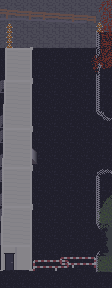

Below is a game level as drawn by its tile map, then a one-line description and the .tmx file that defines it, in full:
An orthogonal 7x18 tile map with 16x16 px tiles, 1 tile layer (Tile Layer 1) and 12 objects (1, 2, 3).

<map version="1.8" tiledversion="1.8.2" orientation="orthogonal" renderorder="right-down" width="7" height="18" tilewidth="16" tileheight="16" infinite="0" nextlayerid="4" nextobjectid="36">
 <tileset firstgid="1" source="tileset.tsx" />
 <layer id="1" name="Tile Layer 1" width="7" height="18">
  <data encoding="csv">
309,310,311,312,313,314,315,
331,332,333,334,335,336,337,
353,354,355,356,357,358,359,
375,376,377,378,379,380,381,
397,398,399,400,401,402,403,
419,420,421,422,423,424,425,
441,442,443,444,445,446,447,
463,464,465,466,467,515,516,
485,486,487,488,489,537,538,
507,508,509,510,511,559,560,
529,530,531,532,533,581,582,
551,552,553,554,555,556,557,
573,574,575,576,577,578,579,
595,596,597,598,599,600,601,
617,618,619,620,621,625,626,
639,640,641,642,643,647,648,
661,662,663,664,665,666,667,
683,684,685,686,687,688,689
</data>
 </layer>
 <objectgroup id="2" name="Border">
  <object id="16" x="0.582563" y="48.5905" width="31.2727" height="221.727" />
  <object id="17" x="0.242642" y="0.776351" width="14.3636" height="47.7273" />
  <object id="18" x="15.8563" y="0.594533" width="30.7727" height="14.1818" />
  <object id="19" x="47.3335" y="1.77636" width="51.7272" height="14.1818" />
  <object id="20" x="96.3335" y="17.2991" width="15.7272" height="105.44" />
  <object id="21" x="32.6517" y="257.413" width="63.159" height="14.1818" />
  <object id="22" x="100.197" y="1.25363" width="12.2272" height="15.1818" />
  <object id="30" x="97.0872" y="257.242" width="14.8257" height="14.1818" />
  <object id="31" x="96.7538" y="170.576" width="14.8257" height="58.8485" />
 </objectgroup>
 <objectgroup id="3" name="spawn">
  <object id="33" name="1" x="16.0872" y="32.1553" width="15.7272" height="15.3637" />
  <object id="34" name="2" x="37.519" y="149.814" width="15.7272" height="15.3637" />
  <object id="35" name="3" x="80.1364" y="233.318" width="15.7272" height="15.3637" />
 </objectgroup>
</map>
